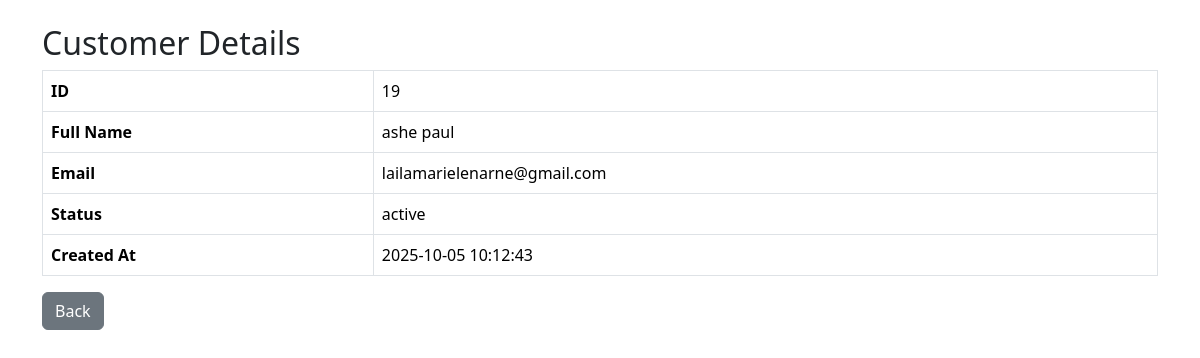
The app's page /php/view_customer.php?id=19 with its own data.
### tables this page shows
CREATE TABLE `users` (
  `user_id` int(11) NOT NULL,
  `full_name` varchar(100) NOT NULL,
  `email` varchar(100) NOT NULL,
  `password` varchar(255) NOT NULL,
  `role` enum('customer','admin','staff') NOT NULL,
  `contact_number` varchar(20) DEFAULT NULL,
  `created_at` timestamp NOT NULL DEFAULT current_timestamp(),
  `status` enum('active','inactive') DEFAULT 'active'
);

### php/view_customer.php (the view, shortened to what this page needs)
<?php
try {
    $conn = new PDO("mysql:host=localhost;dbname=event_management", "root", "");
    $conn->setAttribute(PDO::ATTR_ERRMODE, PDO::ERRMODE_EXCEPTION);
    $user_id = $_GET['id'];
    $stmt = $conn->prepare("SELECT * FROM users WHERE user_id = ?");
    $stmt->execute([$user_id]);
    $customer = $stmt->fetch(PDO::FETCH_ASSOC);
} catch(PDOException $e) {
    die("Error: " . $e->getMessage());
}
?>
<!DOCTYPE html>
<html lang="en">
<head>
<link rel="stylesheet" href="../bootstrap/bootstrap.css">
</head>
<body>
<div class="container mt-4">
    <h2>Customer Details</h2>
    <table class="table table-bordered">
        <tr><th>ID</th><td><?= htmlspecialchars($customer['user_id']) ?></td></tr>
        <tr><th>Full Name</th><td><?= htmlspecialchars($customer['full_name']) ?></td></tr>
        <tr><th>Email</th><td><?= htmlspecialchars($customer['email']) ?></td></tr>
        <tr><th>Status</th><td><?= htmlspecialchars($customer['status']) ?></td></tr>
        <tr><th>Created At</th><td><?= htmlspecialchars($customer['created_at']) ?></td></tr>
    </table>
    <a href="customers.php" class="btn btn-secondary">Back</a>
</div>
</body>
</html>

### records on screen
users: user_id "19", full_name "ashe paul", email "lailamarielenarne@gmail.com", status "active", created_at "2025-10-05 10:12:43"
